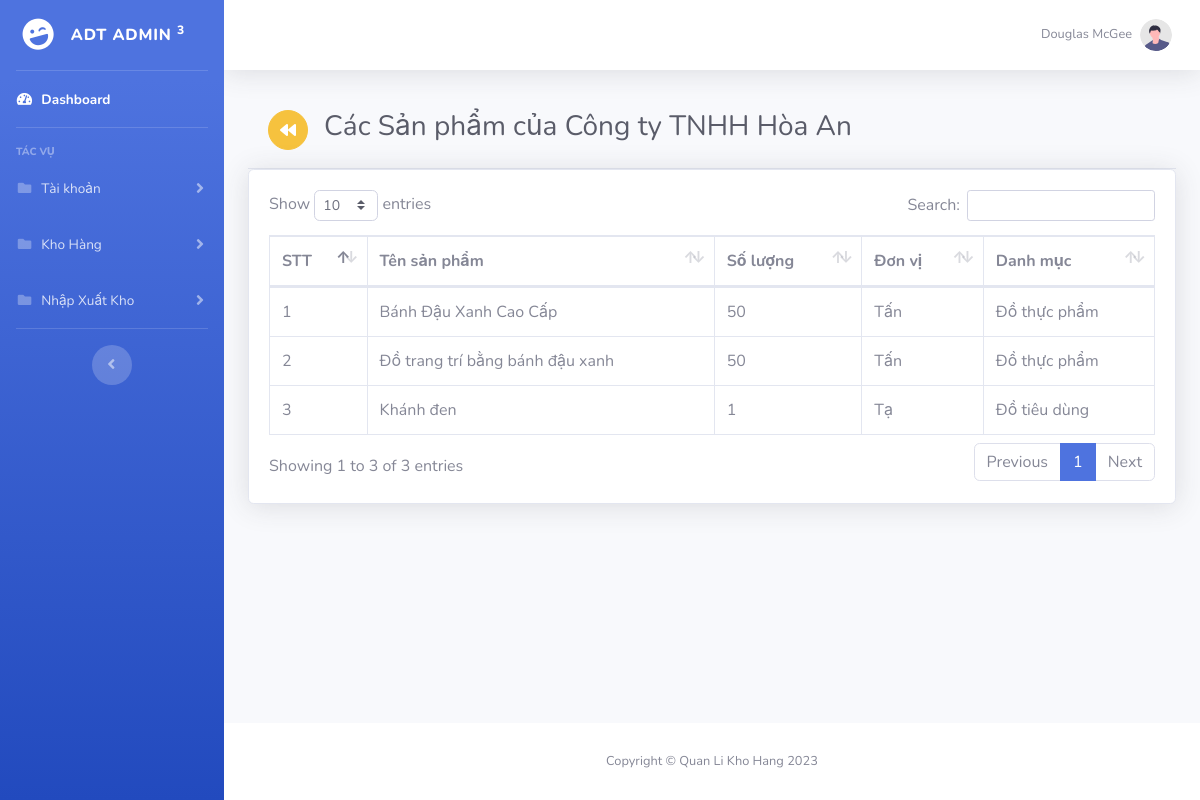
Page /quanlikhohang/dssanphambynhaphanphoi.php?nhaPhanPhoiId=1 on the committed database.
### tables this page shows
CREATE TABLE `nhaphanphoi` (
  `id` int(11) NOT NULL,
  `tenNhaPhanPhoi` varchar(255) NOT NULL,
  `dienThoai` varchar(20) NOT NULL,
  `diaChi` varchar(255) NOT NULL
);

CREATE TABLE `sanpham` (
  `id` int(11) NOT NULL,
  `tenSanPham` varchar(255) NOT NULL,
  `soLuong` int(11) NOT NULL,
  `donViId` int(11) NOT NULL,
  `nhaPhanPhoiId` int(11) NOT NULL,
  `danhMucId` int(11) NOT NULL
);

CREATE TABLE `donvi` (
  `id` int(11) NOT NULL,
  `tenDonVi` varchar(255) NOT NULL
);

CREATE TABLE `danhmuc` (
  `id` int(11) NOT NULL,
  `tenDanhMuc` varchar(255) NOT NULL,
  `maDanhMuc` varchar(255) NOT NULL
);

### quanlikhohang/dssanphambynhaphanphoi.php (the view, shortened to what this page needs)
<!DOCTYPE html>
<html lang="en">
<head>
    <link href="../vendor/fontawesome-free/css/all.min.css" rel="stylesheet" type="text/css">
    <link href="../css/sb-admin-2.min.css" rel="stylesheet">
    <link href="../vendor/datatables/dataTables.bootstrap4.min.css" rel="stylesheet">
</head>
<body id="page-top">
    <div id="wrapper">
        <?php
        include("sidebar.php");
        ?>
        <div id="content-wrapper" class="d-flex flex-column">
            <div id="content">
                <?php
                include("header.php");
                ?>
                <div class="container-fluid">
                    <?php
                    if (isset($_GET['nhaPhanPhoiId'])) {
                        require 'connect.php';
                        $nhaPhanPhoiId = $_GET['nhaPhanPhoiId'];
                        $sql = "SELECT sanpham.*, danhmuc.tenDanhMuc, donvi.tenDonVi, nhaphanphoi.tenNhaPhanPhoi
                            FROM sanpham, danhmuc, donvi, nhaphanphoi
                            WHERE sanpham.nhaPhanPhoiId = $nhaPhanPhoiId
                            AND danhmuc.id = sanpham.danhMucId
                            AND donvi.id = sanpham.donViId
                            AND nhaphanphoi.id = sanpham.nhaPhanPhoiId
                        ";
                        $sqlNhaPP = "SELECT * FROM nhaphanphoi WHERE id='$nhaPhanPhoiId'";
                        $tenNPP = mysqli_query($conn, $sqlNhaPP);
                        $rowNPP = $tenNPP->fetch_assoc();
                        $tenNPP = $rowNPP['tenNhaPhanPhoi'];
                        $sanpham = mysqli_query($conn, $sql);
                        $counter = 1;
                    }
                    ?>
                    <div class="card-header py-3 d-flex justify-content-start">
                        <a href="javascript:history.back()" class="btn btn-warning btn-circle">
                            <i class="fas fa-backward"></i>
                        </a>
                        <h1 class="h3 text-gray-800 pl-3"> Các Sản phẩm của
                            <?php echo $tenNPP ?>
                        </h1>
                    </div>
                    <div class="card shadow mb-4">
                        <div class="card-body">
                            <div class="table-responsive">
                                <table class="table table-bordered" id="dataTable" width="100%" cellspacing="0">
                                    <thead>
                                        <tr>
                                            <th> STT </th>
                                            <th> Tên sản phẩm </th>
                                            <th> Số lượng </th>
                                            <th> Đơn vị </th>
                                            <th> Danh mục </th>
                                        </tr>
                                    </thead>
                                    <tbody>
                                        <?php while ($row = $sanpham->fetch_assoc()) {
                                            $cnt = $counter;
                                            $counter++;
                                            $tenSanPham = $row['tenSanPham'];
                                            $soLuong = $row['soLuong'];
                                            $donVi = $row['tenDonVi'];
                                            $danhMuc = $row['tenDanhMuc'];
                                            ?>
                                            <tr>
                                                <td>
                                                    <?php echo $cnt; ?>
                                                </td>
                                                <td>
                                                    <?php echo $tenSanPham; ?>
                                                </td>
                                                <td>
                                                    <?php echo $soLuong; ?>
                                                </td>
                                                <td>
                                                    <?php echo $donVi; ?>
                                                </td>
                                                <td>
                                                    <?php echo $danhMuc; ?>
                                                </td>
                                            <?php }
                                        ; ?>
                                        </tr>
                                    </tbody>
                                </table>
                            </div>
                        </div>
                    </div>
                </div>
            </div>
            <footer class="sticky-footer bg-white">
                <div class="container my-auto">
                    <div class="copyright text-center my-auto">
                        <span>Copyright &copy; Quan Li Kho Hang 2023</span>
                    </div>
                </div>
            </footer>
        </div>
    </div>
</body>
</html>

### rows in the picture
nhaphanphoi: tenNhaPhanPhoi "Công ty TNHH Hòa An"
sanpham: cnt "1", tenSanPham "Bánh Đậu Xanh Cao Cấp", soLuong "50", donViId.tenDonVi "Tấn", danhMucId.tenDanhMuc "Đồ thực phẩm"
sanpham: cnt "2", tenSanPham "Đồ trang trí bằng bánh đậu xanh", soLuong "50", donViId.tenDonVi "Tấn", danhMucId.tenDanhMuc "Đồ thực phẩm"
sanpham: cnt "3", tenSanPham "Khánh đen", soLuong "1", donViId.tenDonVi "Tạ", danhMucId.tenDanhMuc "Đồ tiêu dùng"
